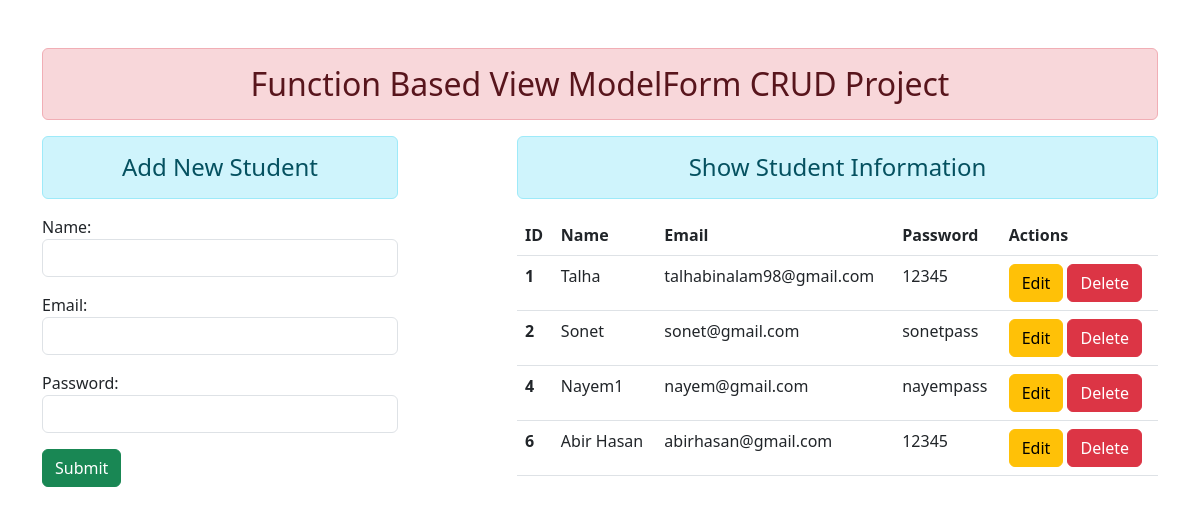
The page / on the database its author committed.
### enroll/models.py (models this page shows)
class User(models.Model):
    name = models.CharField(max_length=30)
    email = models.EmailField(max_length=30)
    password = models.CharField(max_length=30)

### enroll/views.py (the view)
# urls.py: path("", views.add_show, name="addandshow"),
def add_show(request):
    if request.method == "POST":
        fm = StudentRegistration(request.POST)
        if fm.is_valid():
            nm = fm.cleaned_data["name"]
            em = fm.cleaned_data["email"]
            pw = fm.cleaned_data["password"]
            reg = User(name=nm, email=em, password=pw)
            reg.save()
            fm = StudentRegistration()
    else:
        fm = StudentRegistration()
    stud = User.objects.all()
    return render(request, "enroll/addandshow.html", {"form": fm, "stu":stud})

### enroll/forms.py
class StudentRegistration(forms.ModelForm):
    class Meta:
        model = User
        fields = ["name", "email", "password"]
        widgets = {
            "name":forms.TextInput(attrs={"class":"form-control"}),
            "email":forms.EmailInput(attrs={"class":"form-control"}),
            "password":forms.PasswordInput(render_value=True, attrs={"class":"form-control"}),
        }

### enroll/templates/enroll/addandshow.html (shortened to what this page needs)
{% extends "enroll/base.html" %}
{% block content %}
<div class="row">
    <div class="col-sm-4">
        <h4 class="text-center alert alert-info">Add New Student</h4>
        <form action="" method="post">
            {{form.as_p}}
            <input type="submit" class="btn btn-success" value="Submit">
        </form>
    </div>
    <div class="col-sm-7 offset-1">
        <h4 class="text-center alert alert-info">Show Student Information</h4>
        {% if stu %}
        <table class="table table-hover">
            <thead>
              <tr>
                <th scope="col">ID</th>
                <th scope="col">Name</th>
                <th scope="col">Email</th>
                <th scope="col">Password</th>
                <th scope="col">Actions</th>
              </tr>
            </thead>
            <tbody>
                {% for st in stu %}
              <tr>
                <th scope="row">{{st.id}}</th>
                <td>{{st.name}}</td>
                <td>{{st.email}}</td>
                <td>{{st.password}}</td>
                <td>
                    <a href="{% url "updatedata" st.id %}" class="btn btn-warning bt-sm">Edit</a>
                    <form action="{% url "deletedata" st.id %}" method="post" class="d-inline">
                        <input type="submit" class="btn btn-danger " value="Delete">
                    </form>
                </td>
              </tr>
              {% endfor %}
            </tbody>
          </table>
        {% else %}
        <h4 class="text-center alert alert-warning">No Data</h4>
        {% endif %}
    </div>
</div>
{% endblock %}

### enroll/templates/enroll/base.html (shortened to what this page needs)
<!DOCTYPE html>
{% load static %}
<html lang="en">
<head>
    <link rel="stylesheet" href="{% static "enroll/css/bootstrap.css" %}">
</head>
<body>
    <div class="container mt-5">
        <h2 class="text-center alert alert-danger">Function Based View ModelForm CRUD Project</h2>
        {% block content %} {% endblock %}
    </div>
</body>
</html>

### rows shown on the page
User: id "1", name "Talha", email "talhabinalam98@gmail.com", password "12345"
User: id "2", name "Sonet", email "sonet@gmail.com", password "sonetpass"
User: id "4", name "Nayem1", email "nayem@gmail.com", password "nayempass"
User: id "6", name "Abir Hasan", email "abirhasan@gmail.com", password "12345"
